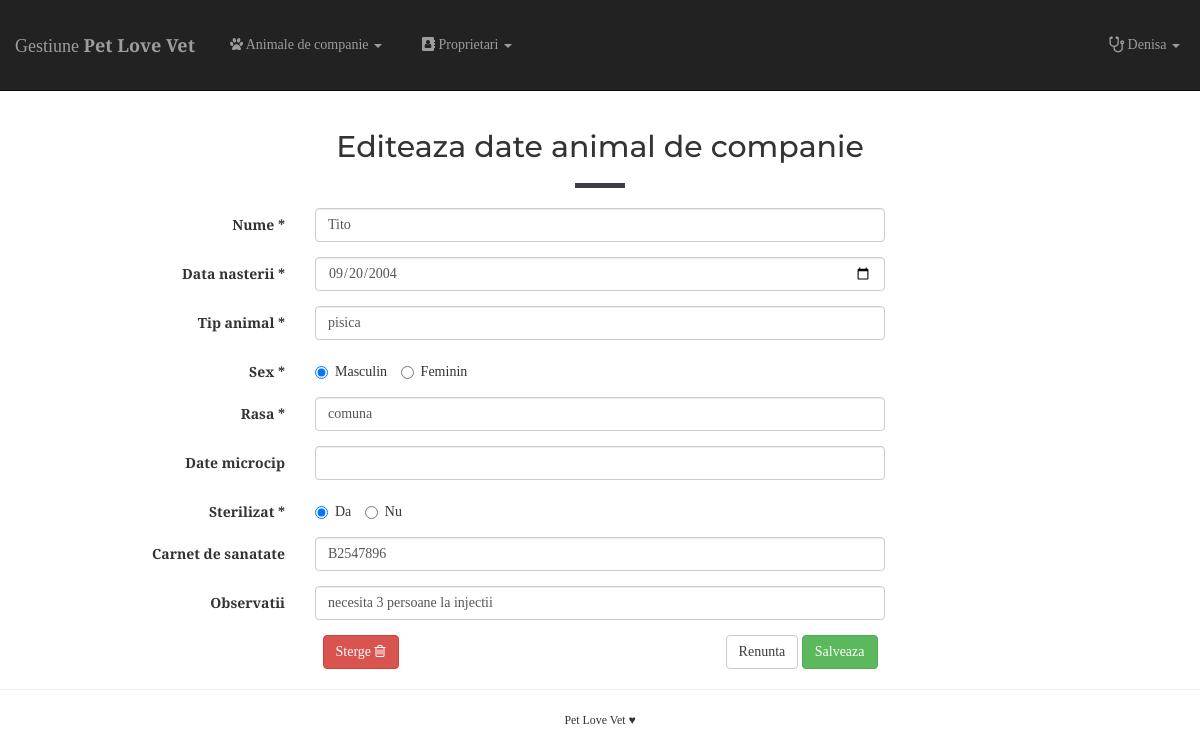
/edit_p.php?id=10 (signed in), run on the app's committed database.
### tables this page shows
CREATE TABLE `pet_info` (
  `id` int(11) NOT NULL,
  `pet_name` varchar(30) NOT NULL,
  `pet_dob` date NOT NULL,
  `pet_species` varchar(30) NOT NULL,
  `gender` varchar(10) NOT NULL,
  `pet_breed` varchar(40) NOT NULL,
  `cip_data` varchar(40) DEFAULT NULL,
  `steryl` varchar(10) NOT NULL,
  `pet_pass` varchar(40) DEFAULT NULL,
  `id_owner` int(11) NOT NULL,
  `obs` varchar(255) DEFAULT NULL
);

### edit_p.php (the view, shortened to what this page needs)
<?php
$petID = $_GET['id'];
include('includes/connection.php');
$query = "SELECT * FROM pet_info WHERE id='$petID'";
$result = mysqli_query( $conn, $query );
if( mysqli_num_rows($result) > 0 ) {
    while( $row = mysqli_fetch_assoc($result) ) {
        $petName       = $row['pet_name'];
        $petDob        = $row['pet_dob'];
        $petSpecies    = $row['pet_species'];
        $petBreed      = $row['pet_breed'];
        $cipData       = $row['cip_data'];
        $passport      = $row['pet_pass'];
        $obs           = $row['obs'];
    }
} else {
    $alertMessage = "<div class='alert alert-warning'>Nu exista pacienti. <a href='pets.php'>Mergi inapoi</a>.</div>";
}
include('header.php');
?>
    <div class="container-fluid">
        <h2 class="text-center">Editeaza date animal de companie</h2>
        <hr class="black-hr">
        <form action="<?php echo htmlspecialchars( $_SERVER['PHP_SELF'] ); ?>?id=<?php echo $petID; ?>" method="post" id="edit_pet_form" class="form-horizontal">
            <div class="form-group">
                <label for="pet-name" class="col-sm-3 control-label">Nume *</label>
                <div class="col-sm-6">
                    <input type="text" class="form-control" id="pet-name" name="petName" value="<?php echo $petName; ?>" required>
                </div>
            </div>
            <div class="form-group">
                <label for="pet-dob" class="col-sm-3 control-label">Data nasterii *</label>
                <div class="col-sm-6">
                    <input type="date" class="form-control" id="pet-dob" name="petDob" value="<?php echo $petDob; ?>" required>
                </div>
            </div>
            <div class="form-group">
                <label for="pet-species" class="col-sm-3 control-label">Tip animal *</label>
                <div class="col-sm-6">
                    <input type="text" class="form-control" id="pet-species" name="petSpecies" value="<?php echo $petSpecies; ?>" required>
                </div>
            </div>
            <div class="form-group">
                <label class="col-sm-3 control-label">Sex *</label>
                <div class="col-sm-6">
                    <label class="radio-inline"> <input type="radio" name="gender" id="masculine" value="masculin" checked> Masculin </label>
                    <label class="radio-inline"> <input type="radio" name="gender" id="feminine" value="feminin"> Feminin </label>
                </div>
            </div>
            <div class="form-group">
                <label for="pet-breed" class="col-sm-3 control-label">Rasa *</label>
                <div class="col-sm-6">
                    <input type="text" class="form-control" id="pet-breed" name="petBreed" value="<?php echo $petBreed; ?>" required>
                </div>
            </div>
            <div class="form-group">
                <label for="cip-data" class="col-sm-3 control-label">Date microcip</label>
                <div class="col-sm-6">
                    <input type="text" class="form-control" id="cip-data" name="cipData" value="<?php echo $cipData; ?>">
                </div>
            </div>
            <div class="form-group">
                <label class="col-sm-3 control-label">Sterilizat *</label>
                <div class="col-sm-6">
                    <label class="radio-inline"> <input type="radio" name="steryl" id="positive" value="da" checked> Da </label>
                    <label class="radio-inline"> <input type="radio" name="steryl" id="negative" value="nu"> Nu </label>
                </div>
            </div>
            <div class="form-group">
                <label for="passport" class="col-sm-3 control-label">Carnet de sanatate</label>
                <div class="col-sm-6">
                    <input type="text" class="form-control" id="passport" name="passport" value="<?php echo $passport; ?>">
                </div>
            </div>
            <div class="form-group">
                <label for="obs" class="col-sm-3 control-label">Observatii</label>
                <div class="col-sm-6">
                    <input type="text" class="form-control" id="obs" name="obs" value="<?php echo $obs; ?>">
                </div>
            </div>
            <div class="col-sm-6 col-sm-offset-3">
                <button type="submit" class="btn btn-danger pull-left" name="delete_p">Sterge <i class="fa fa-trash-o"></i></button>
                <div class="pull-right">
                    <a href="pets.php" type="button" class="btn btn-default">Renunta</a>
                    <button type="submit" class="btn btn-success" name="update_p">Salveaza</button>
                </div>
            </div>
        </form>
    </div>
    <footer class="text-center">
        <hr>
        <small>Pet Love Vet &hearts;</small>
    </footer>
</body>
</html>

### style/style.css (style rules this page uses)
body { font-family: 'PT Serif', serif; }
h1, h2, h3, h4, h5, h6 { font-family: 'Montserrat', sans-serif; }
a:link { text-decoration: none; color: #3B3D42; }
hr.black-hr { width: 50px; border-width: 5px; border-color: #3B3D42; }
.management-body { padding-top: 110px; }

### data on the page
pet_info: petName "Tito", petDob "09/20/2004", petSpecies "pisica", petBreed "comuna", passport "B2547896", obs "necesita 3 persoane la injectii"

### other printed values
$_SESSION['loggedInUser'] "Denisa"
